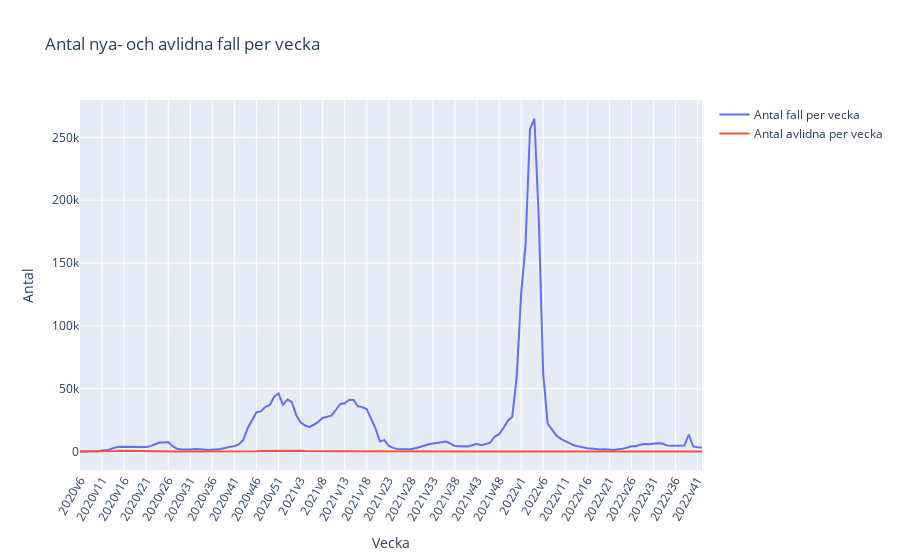

The notebook cell saved with this chart:
### Markdown cell above
e) Drawing a line diagram that shows both "avlidna fall per vecka" and "nya fall per vecka" in the same graph.

### Code cell
# select the columns "Vecka", "Antal_fall_vecka" and "Antal_avlidna_vecka"
fall_avlidna_per_vecka = veckodata_riket[["Vecka", "Antal_fall_vecka", "Antal_avlidna_vecka"]]

# set the index to "Vecka"
fall_avlidna_per_vecka.set_index("Vecka", inplace=True)

# plot using plotly express
fall_avlidna_plotly = px.line(fall_avlidna_per_vecka, x=fall_avlidna_per_vecka.index, y=["Antal_fall_vecka", "Antal_avlidna_vecka"], title="Antal nya- och avlidna fall per vecka", labels={"value": "Antal", "variable": ""})
fall_avlidna_plotly.update_xaxes(title_text="Vecka", tickvals=fall_avlidna_per_vecka.index[::5], tickangle=300)
fall_avlidna_plotly.update_yaxes(title_text="Antal")
fall_avlidna_plotly.for_each_trace(lambda trace: trace.update(name=trace.name.replace("Antal_fall_vecka", "Antal fall per vecka").replace("Antal_avlidna_vecka", "Antal avlidna per vecka")))
fall_avlidna_plotly.show()
fall_avlidna_plotly.write_html("Visualisations/fall_avlidna_plotly.html")

### Figure 1 — Plotly figure (JSON) as saved in the notebook; plotly's stock layout.template omitted (floating-point values rounded to 4 significant figures; data arrays with more than 128 entries replaced by an {"elided": "..."} marker saying what was removed)
{"data": [{"hovertemplate": "=Antal_fall_vecka<br>Vecka=%{x}<br>Antal=%{y}<extra></extra>", "legendgroup": "Antal_fall_vecka", "line": {"color": "#636efa", "dash": "solid"}, "marker": {"symbol": "circle"}, "mode": "lines", "name": "Antal fall per vecka", "orientation": "v", "showlegend": true, "type": "scatter", "x": {"elided": "142 str values"}, "xaxis": "x", "y": {"elided": "142 int values"}, "yaxis": "y"}, {"hovertemplate": "=Antal_avlidna_vecka<br>Vecka=%{x}<br>Antal=%{y}<extra></extra>", "legendgroup": "Antal_avlidna_vecka", "line": {"color": "#EF553B", "dash": "solid"}, "marker": {"symbol": "circle"}, "mode": "lines", "name": "Antal avlidna per vecka", "orientation": "v", "showlegend": true, "type": "scatter", "x": {"elided": "142 str values"}, "xaxis": "x", "y": {"elided": "142 int values"}, "yaxis": "y"}], "layout": {"legend": {"title": {"text": ""}, "tracegroupgap": 0}, "title": {"text": "Antal nya- och avlidna fall per vecka"}, "xaxis": {"anchor": "y", "domain": [0, 1], "tickangle": -60, "tickvals": ["2020v6", "2020v11", "2020v16", "2020v21", "2020v26", "2020v31", "2020v36", "2020v41", "2020v46", "2020v51", "2021v3", "2021v8", "2021v13", "2021v18", "2021v23", "2021v28", "2021v33", "2021v38", "2021v43", "2021v48", "2022v1", "2022v6", "2022v11", "2022v16", "2022v21", "2022v26", "2022v31", "2022v36", "2022v41"], "title": {"text": "Vecka"}}, "yaxis": {"anchor": "x", "domain": [0, 1], "title": {"text": "Antal"}}}}
